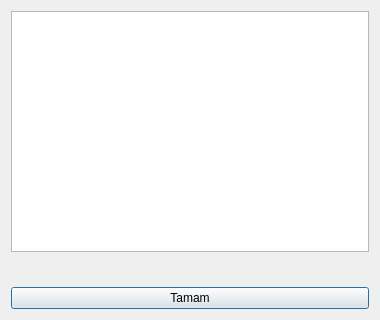
<?xml version="1.0" encoding="UTF-8"?>
<ui version="4.0">
 <class>Dialog</class>
 <widget class="QDialog" name="Dialog">
  <property name="geometry">
   <rect>
    <x>0</x>
    <y>0</y>
    <width>380</width>
    <height>320</height>
   </rect>
  </property>
  <property name="minimumSize">
   <size>
    <width>380</width>
    <height>320</height>
   </size>
  </property>
  <property name="windowTitle">
   <string>Diller</string>
  </property>
  <property name="windowIcon">
   <iconset resource="source.qrc">
    <normaloff>:/icons/img/ui-translator.png</normaloff>:/icons/img/ui-translator.png</iconset>
  </property>
  <layout class="QVBoxLayout" name="verticalLayout_3">
   <item>
    <layout class="QVBoxLayout" name="verticalLayout_2">
     <item>
      <layout class="QVBoxLayout" name="verticalLayout">
       <item>
        <widget class="QListWidget" name="listWidget_langs"/>
       </item>
       <item>
        <widget class="QLabel" name="label_langCode">
         <property name="font">
          <font>
           <family>MS Shell Dlg 2</family>
           <pointsize>15</pointsize>
          </font>
         </property>
         <property name="text">
          <string/>
         </property>
         <property name="alignment">
          <set>Qt::AlignCenter</set>
         </property>
        </widget>
       </item>
       <item>
        <widget class="QPushButton" name="pushButton_closeDialog">
         <property name="text">
          <string>Tamam</string>
         </property>
        </widget>
       </item>
      </layout>
     </item>
    </layout>
   </item>
  </layout>
 </widget>
 <resources>
  <include location="source.qrc"/>
 </resources>
 <connections/>
</ui>
